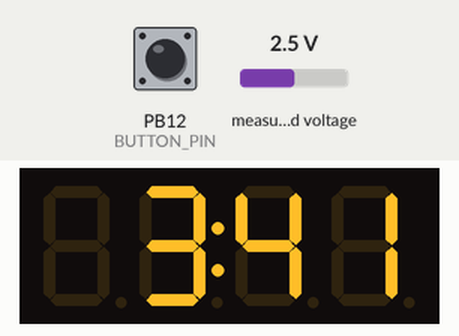
This sketch was run on a simulated STM32 Blue Pill. Shown: 4-digit seven-segment display. The inputs (shaded band) are chosen by the test bench; at power-on: PB12 (BUTTON_PIN) HIGH, measured voltage 2.5 V.

Above: at 2.67 s.
2.7 s: PB12 (BUTTON_PIN) pulled LOW for 1 s
At 4.0 s:
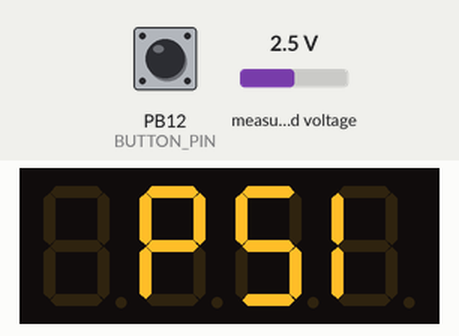
4.3 s: PB12 (BUTTON_PIN) pulled LOW for 3.2 s
At 5.3 s:
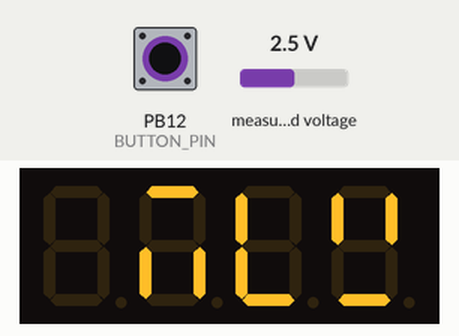
9.0 s: measured voltage set to 0.1 V
At 9.5 s:
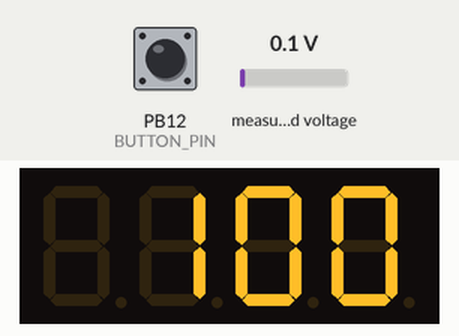
10.5 s: measured voltage set to 1.2 V
At 11.0 s:
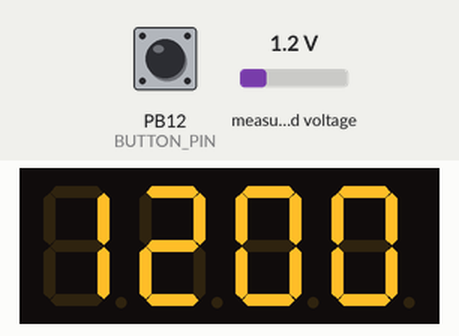
12.0 s: measured voltage set to 3.8 V
At 12.4 s:
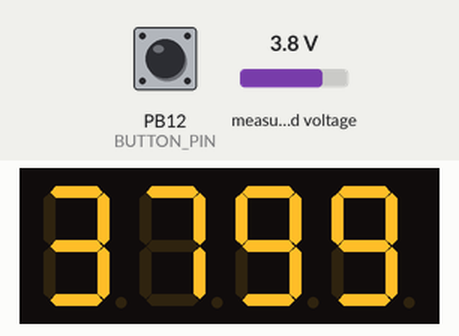
Timing chart, 0 to 14.5 s (numbered marks = the images above; inputs shaded):
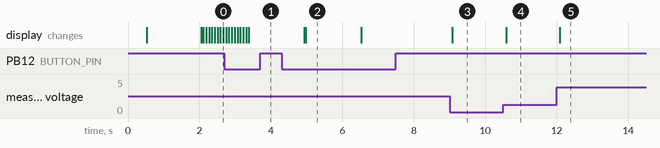

The sketch:

stm32_fuel_pressure_gauge.ino
```cpp
#include <TM1637Display.h>
#include <Wire.h>
#include <Adafruit_ADS1X15.h>

// Define pins for TM1637 CLK and DIO
#define CLK PB11  // STM32 pin connected to TM1637 CLK
#define DIO PB10  // STM32 pin connected to TM1637 DIO

// Define pin for single button
#define BUTTON_PIN PB12  // STM32 pin connected to the single button

// I2C pins for STM32 Blue Pill (Hardware I2C1)
// SDA = PB7 (fixed hardware pin)
// SCL = PB6 (fixed hardware pin)
// Connect ADS1115: VDD->3.3V, GND->GND, SDA->PB7, SCL->PB6

// ADS1115 ADC configuration (16-bit)
Adafruit_ADS1115 ads;  // Create ADS1115 instance

// Calibration data points from actual measurements
// millivolts => psi
// ~ 2260 => 50 psi
// ~ 1850 => 40 psi
// ~ 1555 => 30 psi
// ~ 1255 => 25 psi

// Using linear interpolation between calibration points
struct CalibrationPoint {
  int millivolts;
  float psi;
};

const CalibrationPoint calibrationTable[] = {
  // milli voltage => real psi
  // Extended range 0-100 PSI

  // Low pressure range (0-15 PSI) - extrapolated from existing data
  { 50, 8.0 },    // Extrapolated
  { 75, 10.0 },   // Extrapolated
  { 95, 11.0 },   // Extrapolated
  { 115, 12.0 },  // Original
  { 135, 13.0 },  // Original
  { 155, 14.0 },  // Original
  { 175, 15.0 },  // Interpolated

  // Low-medium range (15-25 PSI) - interpolated
  { 235, 17.0 },  // Interpolated
  { 295, 19.0 },  // Interpolated
  { 355, 21.0 },  // Interpolated
  { 415, 23.0 },  // Interpolated
  { 505, 24.0 },  // Interpolated
  { 595, 25.0 },  // Original

  // Medium range (25-30 PSI) - based on existing data
  { 635, 26.0 },  // Original
  { 670, 27.0 },  // Original
  { 705, 28.0 },  // Interpolated
  { 777, 29.0 },  // Interpolated
  { 850, 30.0 },  // Original

  // Medium-high range (30-50 PSI) - based on existing data
  { 920, 32.0 },   // Interpolated
  { 978, 34.0 },   // Interpolated
  { 1035, 35.0 },  // Original
  { 1060, 37.0 },  // Interpolated
  { 1080, 38.0 },  // Original
  { 1148, 39.0 },  // Interpolated
  { 1200, 40.0 },  // Original
  { 1245, 41.0 },  // Interpolated
  { 1288, 42.0 },  // Interpolated
  { 1330, 43.0 },  // Original
  { 1380, 45.0 },  // Interpolated
  { 1430, 47.0 },  // Interpolated
  { 1480, 49.0 },  // Interpolated
  { 1590, 50.0 },  // Original

  // High range (50-100 PSI) - extrapolated with conservative slope
  { 1680, 55.0 },   // Extrapolated
  { 1780, 60.0 },   // Extrapolated
  { 1880, 65.0 },   // Extrapolated
  { 1980, 70.0 },   // Extrapolated
  { 2080, 75.0 },   // Extrapolated
  { 2180, 80.0 },   // Extrapolated
  { 2280, 85.0 },   // Extrapolated
  { 2380, 90.0 },   // Extrapolated
  { 2480, 95.0 },   // Extrapolated
  { 2580, 100.0 },  // Extrapolated
};
const int calibrationPoints = sizeof(calibrationTable) / sizeof(calibrationTable[0]);

// Conversion factor: 1 PSI = 0.0689476 bar
#define PSI_TO_BAR 0.0689476

// Create an instance of the TM1637Display class
TM1637Display display(CLK, DIO);

// Define custom characters for "P", "E", "S", "B", "W", "T", "M"
const uint8_t P = 0b01110011;  // P: Segments a, b, e, f, g
const uint8_t E = 0b01111001;  // E: Segments a, d, e, f, g
const uint8_t S = 0b01101101;
const uint8_t B = 0b01111111;      // B: Segments a, b, c, d, e, f
const uint8_t W = 0b00101010;      // W: Segments b, c, e
const uint8_t T = 0b01111000;      // T: Segments a, e, f
const uint8_t M = 0b00010101;      // M: Segments a, c, e
const uint8_t A = 0b01110111;      // A: Segments a, b, c, e, f
const uint8_t R = 0b01110001;      // R: Segments a, b, e, f
const uint8_t U = 0b00111110;      // U: Segments b, c, d, e, f
const uint8_t L = 0b00111000;      // L: Segments d, e, f
const uint8_t I = 0b00110000;      // I: Segments b, c
const uint8_t r = 0b01010000;      // r: Segments a, e
const uint8_t a = 0b01010100;      // a: Segments a, c, e
const uint8_t V = 0b00101010;      // V: Segments f, d, b
const uint8_t empty = 0b00000000;  // Empty: No segments

// Variables to track state
int mode = 0;        // Mode: 0 = "Bar", 1 = "PSI", 2 = "mlV"
int brightness = 0;  // Initial brightness level

// Button state variables for single button handling
bool buttonPressed = false;
unsigned long buttonPressTime = 0;
bool longPressHandled = false;

// Timer for mode display
unsigned long modeDisplayTime = 0;

// Exponential Moving Average (EMA)
float filteredVoltage = 0;
const float alpha = 0.1;  // Increased alpha for faster response (was 0.1)

void setup() {
  // Initialize I2C communication
  Wire.begin();
  Wire.setClock(100000);  // Back to conservative 100kHz

  if (!ads.begin(0x48)) {
    if (!ads.begin(0x49)) {
      display.setSegments(new uint8_t[4]{ E, r, r, empty });
      while (1) delay(1000);
    }
  }

  // Use GAIN_ONE for better range up to 4.096V (safer for 4.5V max)
  ads.setGain(GAIN_ONE);  // +/- 4.096V, 1 bit = 0.125mV (good for 0.5-4.5V range)
  ads.setDataRate(128);   // Faster rate for quicker response (was 16)

  delay(500);  // Longer stabilization

  pinMode(BUTTON_PIN, INPUT_PULLUP);  // Initialize button pin with internal pull-up

  resetValue();
  display.setBrightness(brightness);  // Set initial brightness level
  updateDisplayMode();
  modeDisplayTime = millis();  // Start timer
}

void loop() {
  // Handle single button press/hold
  handleButtonInput();

  // Switch to selected function after 1.5 seconds
  if (millis() - modeDisplayTime > 1500) {
    switch (mode) {
      case 0:
        pressureMode(false);  // Bar mode
        break;
      case 1:
        pressureMode(true);  // PSI mode
        break;
      case 2:
        rawValueMode();  // milli voltage mode
        break;
    }
  }

  delay(50);  // Faster loop for quicker response (was 50ms)
}

void rawValueMode() {
  // Single reading for faster response
  int16_t adcValue = ads.readADC_SingleEnded(0);
  float voltage = ads.computeVolts(adcValue);

  int millivolts = (int)(voltage * 1000);

  // Display with bounds checking
  if (millivolts < 0) millivolts = 0;
  if (millivolts > 9999) millivolts = 9999;

  display.showNumberDec(millivolts);
}

// Function to convert millivolts to PSI using calibration table
float millvoltsToPSI(int millivolts) {
  // Handle negative values
  if (millivolts < 0) return 0.0;

  // Handle values below minimum calibration point
  if (millivolts <= calibrationTable[0].millivolts) {
    // Linear extrapolation from first two points
    float slope = (calibrationTable[1].psi - calibrationTable[0].psi) / (calibrationTable[1].millivolts - calibrationTable[0].millivolts);
    float result = calibrationTable[0].psi + slope * (millivolts - calibrationTable[0].millivolts);
    return (result < 0.0) ? 0.0 : result;
  }

  // Handle values above maximum calibration point
  if (millivolts >= calibrationTable[calibrationPoints - 1].millivolts) {
    // Linear extrapolation from last two points (with limit)
    int lastIdx = calibrationPoints - 1;
    float slope = (calibrationTable[lastIdx].psi - calibrationTable[lastIdx - 1].psi) / (calibrationTable[lastIdx].millivolts - calibrationTable[lastIdx - 1].millivolts);
    float result = calibrationTable[lastIdx].psi + slope * (millivolts - calibrationTable[lastIdx].millivolts);

    // Cap at 110 PSI for safety
    return (result > 110.0) ? 110.0 : result;
  }

  // Linear interpolation between calibration points
  for (int i = 0; i < calibrationPoints - 1; i++) {
    if (millivolts >= calibrationTable[i].millivolts && millivolts <= calibrationTable[i + 1].millivolts) {
      float slope = (calibrationTable[i + 1].psi - calibrationTable[i].psi) / (calibrationTable[i + 1].millivolts - calibrationTable[i].millivolts);
      return calibrationTable[i].psi + slope * (millivolts - calibrationTable[i].millivolts);
    }
  }

  return 0.0;  // Fallback
}

void pressureMode(bool isPsi) {
  // Read ADC value and convert to voltage
  int16_t adcValue = ads.readADC_SingleEnded(0);
  float voltage = ads.computeVolts(adcValue);

  // EMA filtering
  filteredVoltage = alpha * voltage + (1 - alpha) * filteredVoltage;

  // Convert filtered voltage to millivolts for calibration lookup
  int millivolts = (int)(filteredVoltage * 1000);

  // Use calibration table to get accurate PSI reading
  float pressurePSI = millvoltsToPSI(millivolts);

  // Ensure pressure is within reasonable range
  if (pressurePSI < 0) pressurePSI = 0;
  if (pressurePSI > 100) pressurePSI = 100;

  // Display result
  int scaledValue;
  if (isPsi) {
    scaledValue = (int)(pressurePSI * 10);
    display.showNumberDecEx(scaledValue, 0b00100000);  // "xxx.x"
  } else {
    float pressureBar = pressurePSI * PSI_TO_BAR;
    scaledValue = (int)(pressureBar * 100);
    display.showNumberDecEx(scaledValue, 0b01000000);  // "xx.xx"
  }
}

// Function to handle single button input (short press vs long press)
void handleButtonInput() {
  static unsigned long lastDebounceTime = 0;
  static bool lastButtonState = HIGH;
  static bool stableButtonState = HIGH;

  bool currentButtonState = digitalRead(BUTTON_PIN);

  // Debounce logic
  if (currentButtonState != lastButtonState) {
    lastDebounceTime = millis();
  }

  if ((millis() - lastDebounceTime) > 50) {  // 50ms debounce delay
    if (currentButtonState != stableButtonState) {
      stableButtonState = currentButtonState;

      // Button pressed (HIGH to LOW transition)
      if (stableButtonState == LOW && !buttonPressed) {
        buttonPressed = true;
        buttonPressTime = millis();
        longPressHandled = false;
      }

      // Button released (LOW to HIGH transition)
      if (stableButtonState == HIGH && buttonPressed) {
        buttonPressed = false;
        unsigned long pressDuration = millis() - buttonPressTime;

        // Short press (less than 500ms) - Change brightness
        if (pressDuration < 500 && !longPressHandled) {
          brightness = (brightness + 1) % 8;  // Cycle through brightness levels (wrap from 7 to 0)
          display.setBrightness(brightness);
          updateDisplayMode();
          modeDisplayTime = millis();  // Reset timer
        }
      }
    }
  }

  // Check for long press while button is still pressed
  if (buttonPressed && !longPressHandled && (millis() - buttonPressTime) >= 500) {
    // Long press detected - Change mode
    mode = (mode + 1) % 3;  // Cycle through modes
    updateDisplayMode();
    modeDisplayTime = millis();  // Reset timer
    longPressHandled = true;     // Prevent multiple triggers
  }

  lastButtonState = currentButtonState;
}

// Function to update display mode based on the current mode value
void updateDisplayMode() {
  switch (mode) {
    case 0:
      display.setSegments(new uint8_t[4]{ empty, B, a, r });  // Display "Bar"
      break;
    case 1:
      display.setSegments(new uint8_t[4]{ empty, P, S, I });  // Display "PSI"
      break;
    case 2:
      display.setSegments(new uint8_t[4]{ empty, M, L, V });  // Display "mlV"
      break;
  }
}

void resetValue() {
  mode = 0;
  brightness = 0;
  filteredVoltage = 0;  // Reset filtered voltage
}
```

Measured:
- after the input at 2.7 s, the display: first differs from a run without the input after 0.67 s (image 1)
- after the input at 4.3 s, the display: first differs from a run without the input after 0.68 s (image 2)
- after the input at 9.0 s, the display: changes after 0.07 s (image 3)
- after the input at 10.5 s, the display: changes after 0.08 s (image 4)
- after the input at 12.0 s, the display: changes after 0.09 s (image 5)
- what the display in image 2 shows lasts 1.5 s, from 5.0 s to 6.5 s
